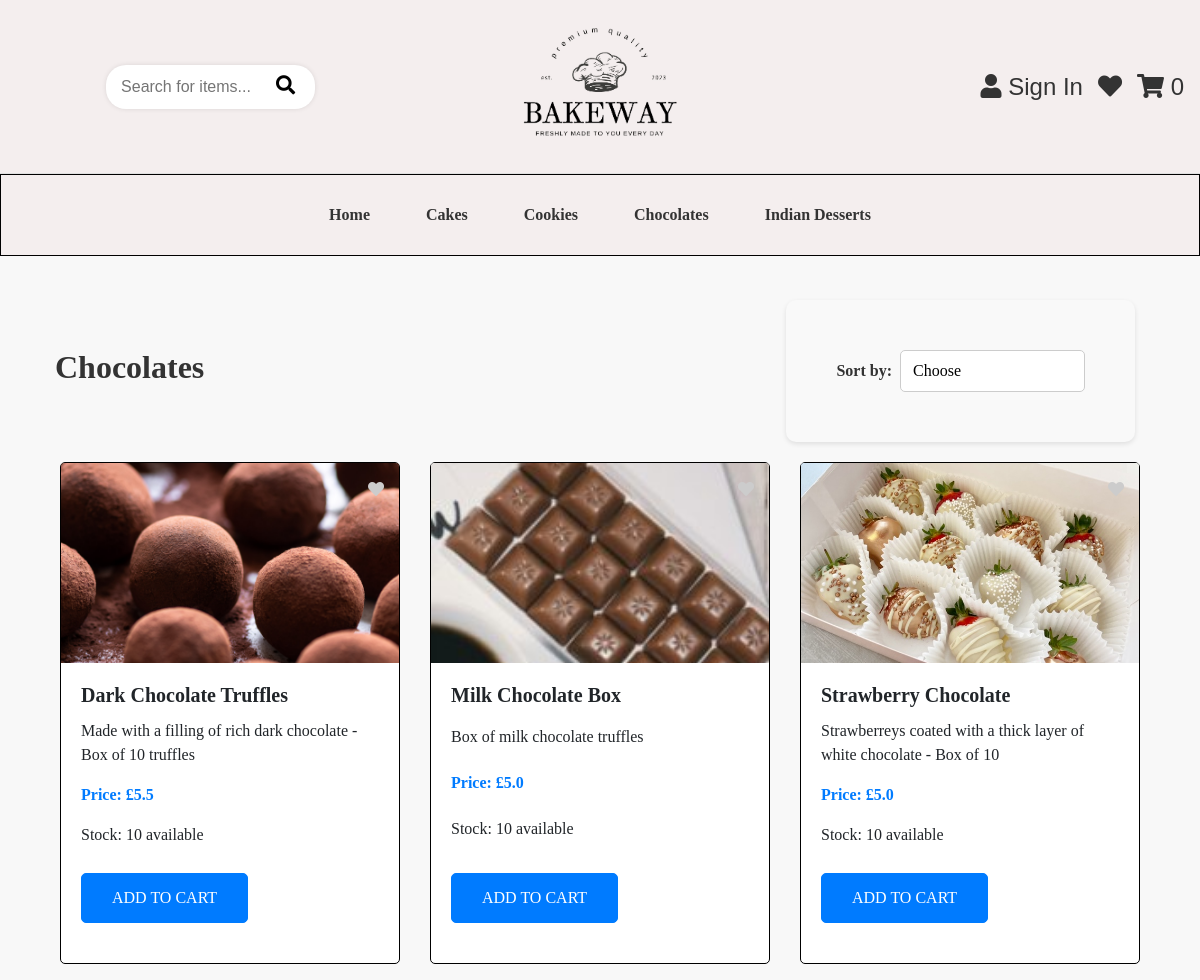
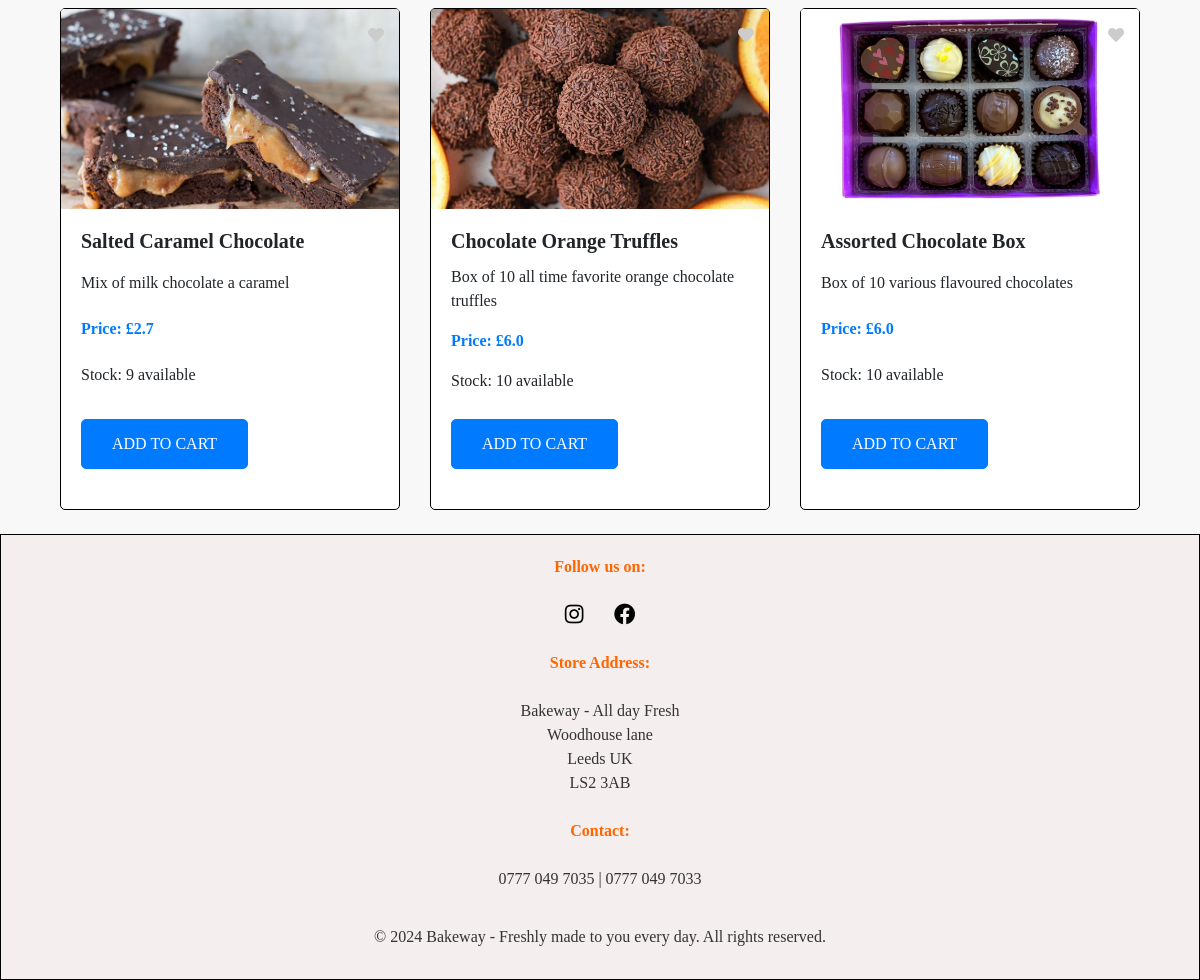
The app's page /chocolates with its own data (2 pictures, top to bottom).
### app/models.py (models this page shows, shortened)
class Product(db.Model):
    id = db.Column(db.Integer, primary_key=True)
    name = db.Column(db.String(100), nullable=False)
    description = db.Column(db.Text, nullable=False)
    price = db.Column(db.Float, nullable=False)
    category = db.Column(db.String(50), nullable=False)  # 'Cake', 'Cookie', 'Chocolate', 'Desserts'.
    image = db.Column(db.String(225), nullable=False)
    stock = db.Column(db.Integer, nullable=False, default=0)  # Stock quantity

### app/views.py (the view)
@app.route('/chocolates')
def chocolates():
    sort_option = request.args.get('sort')
    chocolates_query = Product.query.filter_by(category='Chocolate')
    if sort_option == 'lowest_to_highest':
        chocolates_query = chocolates_query.order_by(Product.price.asc())
    elif sort_option == 'highest_to_lowest':
        chocolates_query = chocolates_query.order_by(Product.price.desc())
    elif sort_option == 'A_to_Z':
        chocolates_query = chocolates_query.order_by(Product.name.asc())
    chocolates = chocolates_query.all()
    return render_template('chocolates.html', products=chocolates)

### app/views.py (called while the page is built)
@app.before_request
def initialize_cart():
    if 'cart' not in session:
        session['cart'] = {}

@app.context_processor
def inject_cart_quantity():
    if current_user.is_authenticated:
        total_quantity = db.session.query(
            db.func.sum(CartItem.quantity)
        ).filter_by(user_id=current_user.id).scalar() or 0
    else:
        cart = session.get('cart', {})
        total_quantity = sum(item['quantity'] for item in cart.values())
    return dict(cart_total_quantity=total_quantity)

### app/templates/chocolates.html (shortened to what this page needs)
{% extends "base.html" %}
{% block content %}
<div class="d-flex justify-content-between align-items-center">
  <h2><strong>Chocolates</strong></h2>
  <div class="sort-container">
    <form method="GET" action="{{ url_for('chocolates') }}" class="form-inline">
      <label for="sort" class="mr-2 sort-label">Sort by:</label>
      <select name="sort" id="sort" class="sort-select" onchange="this.form.submit()">
        <option value="Default" {% if request.args.get('sort') %}selected{% endif %}>Choose</option>
      </select>
    </form>
  </div>
</div>
<div class="container">
  <div class="row">
    {% for product in products %}
    <div class="col-md-4 mb-4">
      <div class="card">
        <div class="position-relative">
          <img src="{{ url_for('static', filename=product.image) }}" class="card-img-top" alt="{{ product.name }}">
          <a href="#" class="like-button position-absolute" style="top: 10px; right: 10px;" data-product-id="{{ product.id }}">
            <i class="fas fa-heart"></i>
          </a>
        </div>
        <div class="card-body">
          <h5 class="card-title"><strong>{{ product.name }}</strong></h5>
          <p class="card-text">{{ product.description }}</p>
          <p class="text-primary font-weight-bold">Price: £{{ product.price }}</p>
          <p>Stock: {% if product.stock > 0 %} {{ product.stock }} available {% else %} Out of stock {% endif %}</p>
          <div class="d-flex justify-content-between">
            {% if product.stock > 0 %}
            <a href="javascript:void(0);" onclick="document.getElementById('addToCartForm{{ product.id }}').submit();" class="btn btn-primary custom-btn">Add to Cart</a>
            {% else %}
            <button class="btn btn-primary" disabled>Add to Cart</button>
            {% endif %}
          </div>
        </div>
      </div>
    </div>
    {% endfor %}
  </div>
</div>
{% endblock %}

### app/static/style.css (style rules this page uses)
h2 { color: #333; font-family: 'Times New Roman', Times, serif; text-align: center; padding: 10px; }
* { margin: 0; padding: 0; box-sizing: border-box; }
body { font-family: Arial, sans-serif; background-color: #f8f8f8; margin: 0; }
.card { display: flex; flex-direction: column; height: 100%; border-radius: 5px; border: 0.5px solid black; font-family: 'Times New Roman', Times, serif; }
.card-body { flex-grow: 1; display: flex; flex-direction: column; justify-content: space-between; }
.card-img-top { height: 200px; object-fit: cover; }
.like-button { position: absolute; top: 10px; right: 10px; z-index: 10; border-radius: 50%; padding: 5px; cursor: pointer; transition: color 0.3s ease-in-out; }
.like-button i { color: #ccc; }
.btn-primary { background-color: #ff6600; border: none; box-shadow: none !important; outline: none !important; padding: 10px 15px; }
.sort-container { display: flex; align-items: center; justify-content: flex-start; gap: 10px; font-family: 'Times New Roman', Times, serif; }
.sort-label { font-size: 1rem; color: #333; font-weight: bold; }
.sort-select { appearance: none; border: 1px solid #ccc; background-color: #fff; padding: 8px 12px; font-size: 14px; cursor: pointer; }
.sort-select::after { content: '▼'; position: absolute; right: 10px; pointer-events: none; }
.sort-container { display: flex; align-items: center; justify-content: center; padding: 20px; }
.sort-label { margin-right: 8px; }
.sort-select { font-size: 1rem; padding: 8px 12px; border-radius: 5px; border: 1px solid #ccc; background-color: #fff; box-shadow: none !important; cursor: pointer; transition: all 0.3s ease; }
form { max-width: 500px; margin: auto; padding: 50px; background: #f9f9f9; border-radius: 10px; box-shadow: 0px 2px 5px rgba(0, 0, 0, 0.1); }
.btn { padding: 12px; background-color: #007bff; color: white; border: none; border-radius: 5px; cursor: pointer; margin-top: 10px; font-family: 'Times New Roman', Times, serif; }
.btn { padding: 10px 15px; border-radius: 5px; text-transform: uppercase; font-size: 14px; border: none; transition: background-color 0.3s; }
.btn-primary { background-color: #007bff; color: white; }
.btn { display: inline-block; padding: 10px 20px; background-color: #007bff; color: white; border-radius: 5px; text-decoration: none; text-align: center; }
.custom-btn { padding: 12px 30px; font-size: 16px; border-radius: 5px; text-decoration: none; margin-right: 10px; display: inline-block; width: auto; transition: background-color 0.3s ease, transform 0.3s ease; margin-bottom: 20px; }
.custom-btn { background-color: #007bff; color: #fff; border: 1px solid #007bff; }

### records on screen
Product: image (picture), name "Dark Chocolate Truffles", description "Made with a filling of rich dark chocolate - Box of 10 truffles", price "5.5", stock "10"
Product: image (picture), name "Milk Chocolate Box", description "Box of milk chocolate truffles", price "5.0", stock "10"
Product: image (picture), name "Strawberry Chocolate", description "Strawberreys coated with a thick layer of white chocolate - Box of 10", price "5.0", stock "10"
Product: image (picture), name "Salted Caramel Chocolate", description "Mix of milk chocolate a caramel", price "2.7", stock "9"
Product: image (picture), name "Chocolate Orange Truffles", description "Box of 10 all time favorite orange chocolate truffles", price "6.0", stock "10"
Product: image (picture), name "Assorted Chocolate Box", description "Box of 10 various flavoured chocolates", price "6.0", stock "10"

### other values on screen
{{ cart_total_quantity }} "0"
